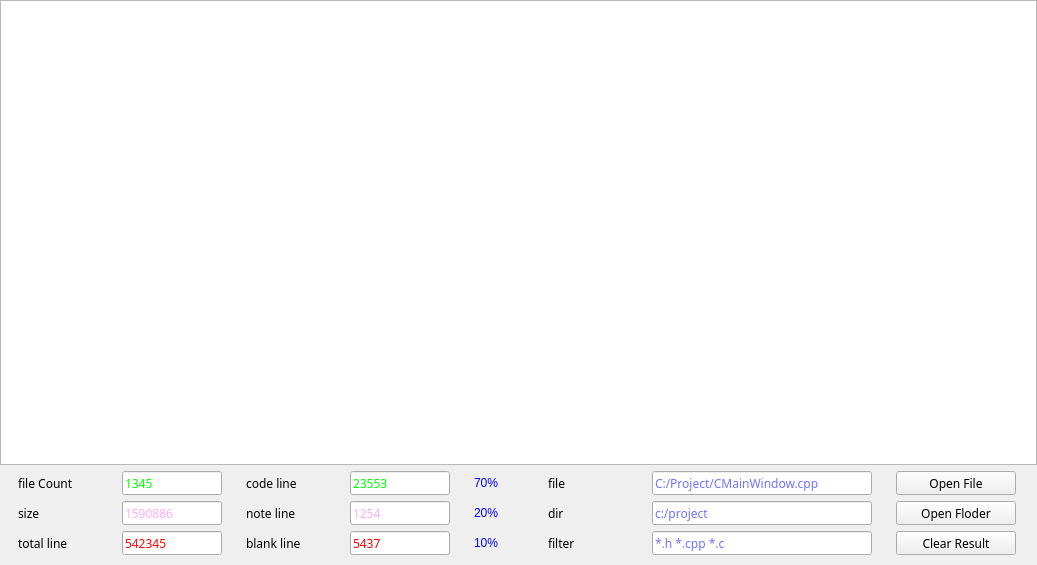
<?xml version="1.0" encoding="UTF-8"?>
<ui version="4.0">
 <class>MainWindow</class>
 <widget class="QMainWindow" name="MainWindow">
  <property name="geometry">
   <rect>
    <x>0</x>
    <y>0</y>
    <width>1037</width>
    <height>565</height>
   </rect>
  </property>
  <property name="windowTitle">
   <string>代码行统计工具</string>
  </property>
  <widget class="QWidget" name="centralWidget">
   <layout class="QVBoxLayout" name="verticalLayout_2">
    <property name="leftMargin">
     <number>0</number>
    </property>
    <property name="topMargin">
     <number>0</number>
    </property>
    <property name="rightMargin">
     <number>0</number>
    </property>
    <property name="bottomMargin">
     <number>10</number>
    </property>
    <item>
     <widget class="QTableView" name="tableView"/>
    </item>
    <item>
     <layout class="QVBoxLayout" name="verticalLayout">
      <item>
       <layout class="QHBoxLayout" name="horizontalLayout_line1">
        <item>
         <widget class="QLabel" name="label_fileCount">
          <property name="minimumSize">
           <size>
            <width>80</width>
            <height>24</height>
           </size>
          </property>
          <property name="maximumSize">
           <size>
            <width>80</width>
            <height>24</height>
           </size>
          </property>
          <property name="font">
           <font>
            <family>微软雅黑</family>
           </font>
          </property>
          <property name="text">
           <string>file Count</string>
          </property>
          <property name="openExternalLinks">
           <bool>true</bool>
          </property>
         </widget>
        </item>
        <item>
         <widget class="QLineEdit" name="lineEdit_fileCount">
          <property name="minimumSize">
           <size>
            <width>100</width>
            <height>24</height>
           </size>
          </property>
          <property name="maximumSize">
           <size>
            <width>100</width>
            <height>24</height>
           </size>
          </property>
          <property name="font">
           <font>
            <family>微软雅黑</family>
           </font>
          </property>
          <property name="styleSheet">
           <string notr="true">color: rgb(0, 255, 0);</string>
          </property>
          <property name="text">
           <string>1345</string>
          </property>
         </widget>
        </item>
        <item>
         <widget class="QLabel" name="label_codeLines">
          <property name="minimumSize">
           <size>
            <width>80</width>
            <height>24</height>
           </size>
          </property>
          <property name="maximumSize">
           <size>
            <width>80</width>
            <height>24</height>
           </size>
          </property>
          <property name="font">
           <font>
            <family>微软雅黑</family>
           </font>
          </property>
          <property name="text">
           <string>code line</string>
          </property>
         </widget>
        </item>
        <item>
         <widget class="QLineEdit" name="lineEdit_codeLines">
          <property name="minimumSize">
           <size>
            <width>100</width>
            <height>24</height>
           </size>
          </property>
          <property name="maximumSize">
           <size>
            <width>100</width>
            <height>24</height>
           </size>
          </property>
          <property name="font">
           <font>
            <family>微软雅黑</family>
           </font>
          </property>
          <property name="styleSheet">
           <string notr="true">color: rgb(0, 255, 0);</string>
          </property>
          <property name="text">
           <string>23553</string>
          </property>
         </widget>
        </item>
        <item>
         <widget class="QLabel" name="label_percentCode">
          <property name="minimumSize">
           <size>
            <width>50</width>
            <height>24</height>
           </size>
          </property>
          <property name="maximumSize">
           <size>
            <width>50</width>
            <height>24</height>
           </size>
          </property>
          <property name="styleSheet">
           <string notr="true">color: rgb(0, 0, 255);</string>
          </property>
          <property name="text">
           <string>70%</string>
          </property>
         </widget>
        </item>
        <item>
         <widget class="QLabel" name="label_fileName">
          <property name="minimumSize">
           <size>
            <width>80</width>
            <height>24</height>
           </size>
          </property>
          <property name="maximumSize">
           <size>
            <width>80</width>
            <height>24</height>
           </size>
          </property>
          <property name="font">
           <font>
            <family>微软雅黑</family>
           </font>
          </property>
          <property name="text">
           <string>file</string>
          </property>
         </widget>
        </item>
        <item>
         <widget class="QLineEdit" name="lineEdit_fileName">
          <property name="minimumSize">
           <size>
            <width>220</width>
            <height>24</height>
           </size>
          </property>
          <property name="maximumSize">
           <size>
            <width>220</width>
            <height>24</height>
           </size>
          </property>
          <property name="font">
           <font>
            <family>微软雅黑</family>
           </font>
          </property>
          <property name="styleSheet">
           <string notr="true">color: rgb(112, 114, 255);</string>
          </property>
          <property name="text">
           <string>C:/Project/CMainWindow.cpp</string>
          </property>
         </widget>
        </item>
        <item>
         <widget class="QPushButton" name="pushButton_openFile">
          <property name="minimumSize">
           <size>
            <width>120</width>
            <height>24</height>
           </size>
          </property>
          <property name="maximumSize">
           <size>
            <width>120</width>
            <height>24</height>
           </size>
          </property>
          <property name="font">
           <font>
            <family>微软雅黑</family>
           </font>
          </property>
          <property name="text">
           <string>Open File</string>
          </property>
         </widget>
        </item>
       </layout>
      </item>
      <item>
       <layout class="QHBoxLayout" name="horizontalLayout_line2">
        <item>
         <widget class="QLabel" name="label_byteCount">
          <property name="minimumSize">
           <size>
            <width>80</width>
            <height>24</height>
           </size>
          </property>
          <property name="maximumSize">
           <size>
            <width>80</width>
            <height>24</height>
           </size>
          </property>
          <property name="font">
           <font>
            <family>微软雅黑</family>
           </font>
          </property>
          <property name="text">
           <string>size</string>
          </property>
         </widget>
        </item>
        <item>
         <widget class="QLineEdit" name="lineEdit_byteCount">
          <property name="minimumSize">
           <size>
            <width>100</width>
            <height>24</height>
           </size>
          </property>
          <property name="maximumSize">
           <size>
            <width>100</width>
            <height>24</height>
           </size>
          </property>
          <property name="font">
           <font>
            <family>微软雅黑</family>
           </font>
          </property>
          <property name="styleSheet">
           <string notr="true">color: rgb(255, 170, 255);</string>
          </property>
          <property name="text">
           <string>1590886</string>
          </property>
         </widget>
        </item>
        <item>
         <widget class="QLabel" name="label_noteLines">
          <property name="minimumSize">
           <size>
            <width>80</width>
            <height>24</height>
           </size>
          </property>
          <property name="maximumSize">
           <size>
            <width>80</width>
            <height>24</height>
           </size>
          </property>
          <property name="font">
           <font>
            <family>微软雅黑</family>
           </font>
          </property>
          <property name="text">
           <string>note line</string>
          </property>
         </widget>
        </item>
        <item>
         <widget class="QLineEdit" name="lineEdit_noteLines">
          <property name="minimumSize">
           <size>
            <width>100</width>
            <height>24</height>
           </size>
          </property>
          <property name="maximumSize">
           <size>
            <width>100</width>
            <height>24</height>
           </size>
          </property>
          <property name="font">
           <font>
            <family>微软雅黑</family>
           </font>
          </property>
          <property name="styleSheet">
           <string notr="true">color: rgb(255, 170, 255);</string>
          </property>
          <property name="text">
           <string>1254</string>
          </property>
         </widget>
        </item>
        <item>
         <widget class="QLabel" name="label_percentNotes">
          <property name="minimumSize">
           <size>
            <width>50</width>
            <height>24</height>
           </size>
          </property>
          <property name="maximumSize">
           <size>
            <width>50</width>
            <height>24</height>
           </size>
          </property>
          <property name="styleSheet">
           <string notr="true">color: rgb(0, 0, 255);</string>
          </property>
          <property name="text">
           <string>20%</string>
          </property>
         </widget>
        </item>
        <item>
         <widget class="QLabel" name="label_dir">
          <property name="minimumSize">
           <size>
            <width>80</width>
            <height>24</height>
           </size>
          </property>
          <property name="maximumSize">
           <size>
            <width>80</width>
            <height>24</height>
           </size>
          </property>
          <property name="font">
           <font>
            <family>微软雅黑</family>
           </font>
          </property>
          <property name="text">
           <string>dir</string>
          </property>
         </widget>
        </item>
        <item>
         <widget class="QLineEdit" name="lineEdit_dir">
          <property name="minimumSize">
           <size>
            <width>220</width>
            <height>24</height>
           </size>
          </property>
          <property name="maximumSize">
           <size>
            <width>220</width>
            <height>24</height>
           </size>
          </property>
          <property name="font">
           <font>
            <family>微软雅黑</family>
           </font>
          </property>
          <property name="styleSheet">
           <string notr="true">color: rgb(112, 114, 255);</string>
          </property>
          <property name="text">
           <string>c:/project</string>
          </property>
         </widget>
        </item>
        <item>
         <widget class="QPushButton" name="pushButton_openDir">
          <property name="minimumSize">
           <size>
            <width>120</width>
            <height>24</height>
           </size>
          </property>
          <property name="maximumSize">
           <size>
            <width>120</width>
            <height>24</height>
           </size>
          </property>
          <property name="font">
           <font>
            <family>微软雅黑</family>
           </font>
          </property>
          <property name="text">
           <string>Open Floder</string>
          </property>
         </widget>
        </item>
       </layout>
      </item>
      <item>
       <layout class="QHBoxLayout" name="horizontalLayout_line3">
        <item>
         <widget class="QLabel" name="label_totalLines">
          <property name="minimumSize">
           <size>
            <width>80</width>
            <height>24</height>
           </size>
          </property>
          <property name="maximumSize">
           <size>
            <width>80</width>
            <height>24</height>
           </size>
          </property>
          <property name="font">
           <font>
            <family>微软雅黑</family>
           </font>
          </property>
          <property name="text">
           <string>total line</string>
          </property>
         </widget>
        </item>
        <item>
         <widget class="QLineEdit" name="lineEdit_totalLines">
          <property name="minimumSize">
           <size>
            <width>100</width>
            <height>24</height>
           </size>
          </property>
          <property name="maximumSize">
           <size>
            <width>100</width>
            <height>24</height>
           </size>
          </property>
          <property name="font">
           <font>
            <family>微软雅黑</family>
           </font>
          </property>
          <property name="styleSheet">
           <string notr="true">color: rgb(255, 0, 0);</string>
          </property>
          <property name="text">
           <string>542345</string>
          </property>
         </widget>
        </item>
        <item>
         <widget class="QLabel" name="label_blankLines">
          <property name="minimumSize">
           <size>
            <width>80</width>
            <height>24</height>
           </size>
          </property>
          <property name="maximumSize">
           <size>
            <width>80</width>
            <height>24</height>
           </size>
          </property>
          <property name="font">
           <font>
            <family>微软雅黑</family>
           </font>
          </property>
          <property name="text">
           <string>blank line</string>
          </property>
         </widget>
        </item>
        <item>
         <widget class="QLineEdit" name="lineEdit_blankLines">
          <property name="minimumSize">
           <size>
            <width>100</width>
            <height>24</height>
           </size>
          </property>
          <property name="maximumSize">
           <size>
            <width>100</width>
            <height>24</height>
           </size>
          </property>
          <property name="font">
           <font>
            <family>微软雅黑</family>
           </font>
          </property>
          <property name="styleSheet">
           <string notr="true">color: rgb(255, 0, 0);</string>
          </property>
          <property name="text">
           <string>5437</string>
          </property>
         </widget>
        </item>
        <item>
         <widget class="QLabel" name="label_percentBlank">
          <property name="minimumSize">
           <size>
            <width>50</width>
            <height>24</height>
           </size>
          </property>
          <property name="maximumSize">
           <size>
            <width>50</width>
            <height>24</height>
           </size>
          </property>
          <property name="styleSheet">
           <string notr="true">color: rgb(0, 0, 255);</string>
          </property>
          <property name="text">
           <string>10%</string>
          </property>
         </widget>
        </item>
        <item>
         <widget class="QLabel" name="label_filter">
          <property name="minimumSize">
           <size>
            <width>80</width>
            <height>24</height>
           </size>
          </property>
          <property name="maximumSize">
           <size>
            <width>80</width>
            <height>24</height>
           </size>
          </property>
          <property name="font">
           <font>
            <family>微软雅黑</family>
           </font>
          </property>
          <property name="text">
           <string>filter</string>
          </property>
         </widget>
        </item>
        <item>
         <widget class="QLineEdit" name="lineEdit_filter">
          <property name="minimumSize">
           <size>
            <width>220</width>
            <height>24</height>
           </size>
          </property>
          <property name="maximumSize">
           <size>
            <width>220</width>
            <height>24</height>
           </size>
          </property>
          <property name="font">
           <font>
            <family>微软雅黑</family>
           </font>
          </property>
          <property name="styleSheet">
           <string notr="true">color: rgb(112, 114, 255);</string>
          </property>
          <property name="text">
           <string>*.h *.cpp *.c</string>
          </property>
         </widget>
        </item>
        <item>
         <widget class="QPushButton" name="pushButton_clearResult">
          <property name="minimumSize">
           <size>
            <width>120</width>
            <height>24</height>
           </size>
          </property>
          <property name="maximumSize">
           <size>
            <width>120</width>
            <height>24</height>
           </size>
          </property>
          <property name="font">
           <font>
            <family>微软雅黑</family>
           </font>
          </property>
          <property name="text">
           <string>Clear Result</string>
          </property>
         </widget>
        </item>
       </layout>
      </item>
     </layout>
    </item>
   </layout>
  </widget>
 </widget>
 <layoutdefault spacing="6" margin="11"/>
 <resources/>
 <connections/>
</ui>
